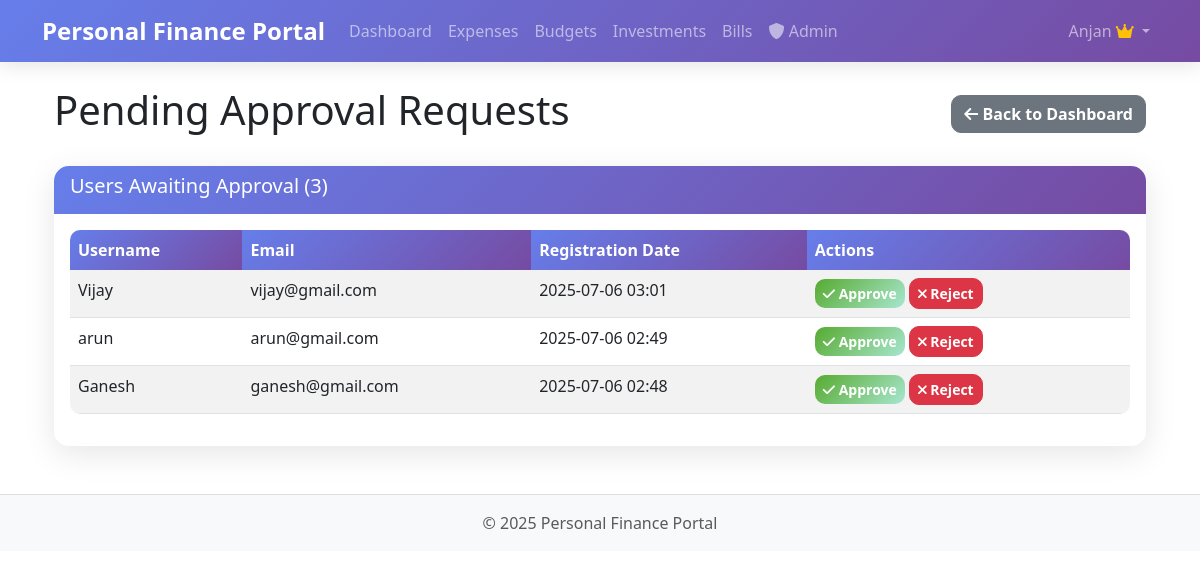
Page /admin/pending-requests (signed in) on the committed database.
### app/models/user.py (models this page shows, shortened)
class User(db.Model, UserMixin):
    id = db.Column(db.Integer, primary_key=True)
    username = db.Column(db.String(64), index=True, unique=True)
    email = db.Column(db.String(120), index=True, unique=True)
    password_hash = db.Column(db.String(128))
    created_at = db.Column(db.DateTime, default=datetime.utcnow)
    is_admin = db.Column(db.Boolean, default=False)
    is_active = db.Column(db.Boolean, default=False)  # Users need admin approval
    approved_at = db.Column(db.DateTime, nullable=True)
    approved_by = db.Column(db.Integer, db.ForeignKey('user.id'), nullable=True)
    expenses = db.relationship('Expense', backref='user', lazy='dynamic')
    budgets = db.relationship('Budget', backref='user', lazy='dynamic')
    investments = db.relationship('Investment', backref='user', lazy='dynamic')
    bills = db.relationship('Bill', backref='user', lazy='dynamic')

### app/routes/admin.py (the view)
@admin_bp.route('/pending-requests')
@login_required
@admin_required
def pending_requests():
    pending_users = User.query.filter_by(is_active=False).order_by(User.created_at.desc()).all()
    return render_template('admin/pending_requests.html', pending_users=pending_users)

### app/models/user.py (called while the page is built)
@login_manager.user_loader
def load_user(id):
    return User.query.get(int(id))

### app/routes/admin.py (called while the page is built)
def admin_required(f):
    @wraps(f)
    def decorated_function(*args, **kwargs):
        if not current_user.is_authenticated or not current_user.is_admin:
            abort(403)  # Forbidden
        return f(*args, **kwargs)
    return decorated_function

### app/utils/date_utils.py (called while the page is built)
def get_current_datetime():
    return datetime.now()

### app/templates/admin/pending_requests.html (shortened to what this page needs)
{% extends "base.html" %}
{% block content %}
<div class="container mt-4">
    <div class="row">
        <div class="col-12">
            <div class="d-flex justify-content-between align-items-center mb-4">
                <h1>Pending Approval Requests</h1>
                <a href="{{ url_for('admin.index') }}" class="btn btn-secondary">
                    <i class="fas fa-arrow-left"></i> Back to Dashboard
                </a>
            </div>
        </div>
    </div>
    {% if pending_users %}
    <div class="row">
        <div class="col-12">
            <div class="card">
                <div class="card-header">
                    <h5>Users Awaiting Approval ({{ pending_users|length }})</h5>
                </div>
                <div class="card-body">
                    <div class="table-responsive">
                        <table class="table table-striped">
                            <thead>
                                <tr>
                                    <th>Username</th>
                                    <th>Email</th>
                                    <th>Registration Date</th>
                                    <th>Actions</th>
                                </tr>
                            </thead>
                            <tbody>
                                {% for user in pending_users %}
                                <tr>
                                    <td>{{ user.username }}</td>
                                    <td>{{ user.email }}</td>
                                    <td>{{ user.created_at.strftime('%Y-%m-%d %H:%M') }}</td>
                                    <td>
                                        <form method="POST"
                                            action="{{ url_for('admin.approve_user', user_id=user.id) }}"
                                            class="d-inline">
                                            <button type="submit" class="btn btn-success btn-sm"
                                                onclick="return confirm('Approve this user?')">
                                                <i class="fas fa-check"></i> Approve
                                            </button>
                                        </form>
                                        <form method="POST" action="{{ url_for('admin.reject_user', user_id=user.id) }}"
                                            class="d-inline">
                                            <button type="submit" class="btn btn-danger btn-sm"
                                                onclick="return confirm('Reject this user?')">
                                                <i class="fas fa-times"></i> Reject
                                            </button>
                                        </form>
                                    </td>
                                </tr>
                                {% endfor %}
                            </tbody>
                        </table>
                    </div>
                </div>
            </div>
        </div>
    </div>
    {% endif %}
</div>
{% endblock %}

### app/templates/base.html (shortened to what this page needs)
<!DOCTYPE html>
<html lang="en">
<head>
    <link href="https://cdn.jsdelivr.net/npm/bootstrap@5.3.0-alpha1/dist/css/bootstrap.min.css" rel="stylesheet">
    <link rel="stylesheet" href="https://cdnjs.cloudflare.com/ajax/libs/font-awesome/6.0.0/css/all.min.css">
    <link rel="stylesheet" href="{{ url_for('static', filename='css/style.css') }}">
</head>
<body class="">
    <nav class="navbar navbar-expand-lg navbar-dark bg-primary">
        <div class="container">
            <a class="navbar-brand" href="{{ url_for('dashboard.index') }}">{{ config.APP_NAME }}</a>
            <div class="collapse navbar-collapse" id="navbarNav">
                <ul class="navbar-nav me-auto">
                    {% if current_user.is_authenticated %}
                    <li class="nav-item">
                        <a class="nav-link" href="{{ url_for('dashboard.index') }}">Dashboard</a>
                    </li>
                    <li class="nav-item">
                        <a class="nav-link" href="{{ url_for('expenses.index') }}">Expenses</a>
                    </li>
                    <li class="nav-item">
                        <a class="nav-link" href="{{ url_for('budgets.index') }}">Budgets</a>
                    </li>
                    <li class="nav-item">
                        <a class="nav-link" href="{{ url_for('investments.index') }}">Investments</a>
                    </li>
                    <li class="nav-item">
                        <a class="nav-link" href="{{ url_for('bills.index') }}">Bills</a>
                    </li>
                    {% if current_user.is_admin %}
                    <li class="nav-item">
                        <a class="nav-link" href="{{ url_for('admin.index') }}">
                            <i class="fas fa-shield-alt"></i> Admin
                        </a>
                    </li>
                    {% endif %}
                    {% endif %}
                </ul>
                <ul class="navbar-nav">
                    {% if current_user.is_authenticated %}
                    <li class="nav-item dropdown">
                        <a class="nav-link dropdown-toggle" href="#" id="userDropdown" role="button"
                            data-bs-toggle="dropdown">
                            {{ current_user.username }}
                            {% if current_user.is_admin %}
                            <i class="fas fa-crown text-warning"></i>
                            {% endif %}
                        </a>
                    </li>
                    {% endif %}
                </ul>
            </div>
        </div>
    </nav>
    <main class="container mt-4">
        {% block content %}{% endblock %}
    </main>
    <footer class="footer mt-5 py-3 bg-light">
        <div class="container text-center">
            <span class="text-muted">© {{ now.year }} {{ config.APP_NAME }}</span>
        </div>
    </footer>
</body>
</html>

### app/static/css/style.css (style rules this page uses)
.card { background: rgba(255, 255, 255, 0.95); backdrop-filter: blur(10px); border: none; border-radius: 15px; box-shadow: 0 8px 32px rgba(0, 0, 0, 0.1); transition: transform 0.3s ease, box-shadow 0.3s ease; }
.card-header { background: linear-gradient(135deg, #667eea 0%, #764ba2 100%); color: white; border-radius: 15px 15px 0 0 !important; border: none; }
.navbar { background: linear-gradient(135deg, #667eea 0%, #764ba2 100%) !important; box-shadow: 0 4px 20px rgba(0, 0, 0, 0.1); }
.navbar-brand { font-weight: 700; font-size: 1.5rem; }
.btn { border-radius: 10px; font-weight: 600; transition: all 0.3s ease; }
.btn-success { background: linear-gradient(135deg, #56ab2f 0%, #a8e6cf 100%); border: none; }
.table { background: rgba(255, 255, 255, 0.9); border-radius: 10px; overflow: hidden; }
.table thead th { background: linear-gradient(135deg, #667eea 0%, #764ba2 100%); color: white; border: none; font-weight: 600; }
.footer { background: rgba(248, 249, 250, 0.9) !important; backdrop-filter: blur(10px); border-top: 1px solid rgba(0, 0, 0, 0.1); }
.card { animation: fadeInUp 0.6s ease-out; }

### rows in the picture
User: username "Anjan"
User: username "Vijay", email "vijay@gmail.com", created_at "2025-07-06 03:01"
User: username "arun", email "arun@gmail.com", created_at "2025-07-06 02:49"
User: username "Ganesh", email "ganesh@gmail.com", created_at "2025-07-06 02:48"

### other values in the picture
{{ config.APP_NAME }} "Personal Finance Portal"
{{ pending_users|length }} "3"
{{ now.year }} "2025"
